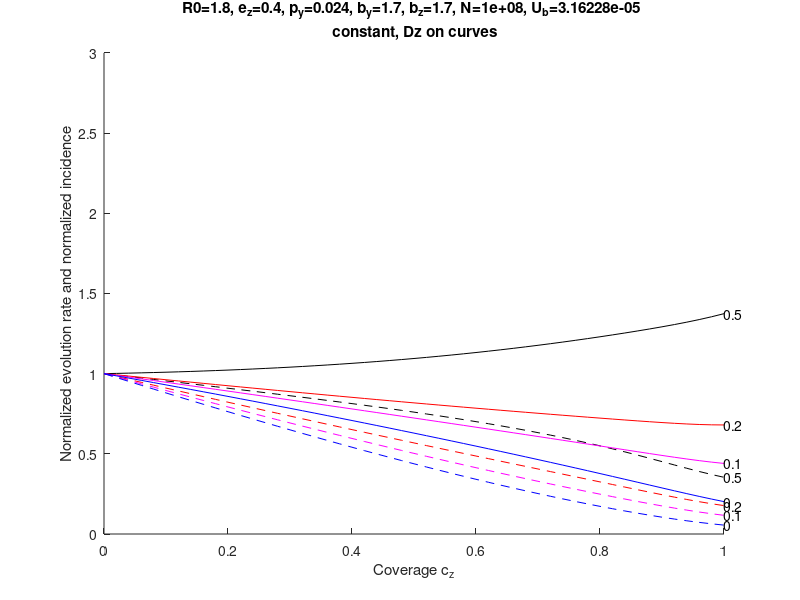

Write MATLAB code to recreate this figure.
% Red Queen vaccine effect, last vaccination only, a finite width of peak w><bz,
% vaccine delay Dz << bz, w (S6 Txt)

%% Parameters
R0=1.8;             % basic reproduction number without vaccine, H3N2
ez=0.4;             % vaccine max. efficacy
py=0.024;           % susceptivility to homologous strain
by= 1.7;%4.1;%6.4; %1.7;%2.0;  % K(u) scale, best-fit for different g(s)
bz=1.7;
Ub=10^(-4.5);%1e-3;%(-2.6);%(-4.5);       % ben. mutation rate, best fit for different g(s)
N=1e8;
U=Ub;               % total mutation rate in asymmetry \beta
distribution_s='constant';%'uniform';%'constant';%'halfgaussian';

w20=2;            % initial value SD of infected peak, the best-fit without vaccine, 
du=0.1;    
u=0:du:200; % antigenic coordinates (denoted -u)
% natural immunity transmission rate

K=(1+(1-py)/py*exp(-u/by)).^(-1);   % eq. 8
Kder=(1-py)/py/by*exp(-u/by).*(1+(1-py)/py*exp(-u/by)).^(-2);  
cz=0:0.02:1; %  coverage 

%% loop in vaccine breadth b_z
kcol=0;
col='krmbkrmb';
for Dz=[0.5 0.2 0.1 0] 
    kcol=kcol+1;
    Kz=(1+ez/(1-ez)*exp(-u/bz)).^(-1);  % eq. 10
    Kzder=ez/(1-ez)/bz*exp(-u/bz).*(1+ez/(1-ez)*exp(-u/bz)).^(-2);  

%% Iterating in w
    w2=w20*ones(1,length(cz)); % initial
    w2old=10*w2;
    Re=ones(1,length(cz)); 
    iw=0;
    while max(abs(w2old./w2-1)) > 1e-4 && iw < 100
        iw=iw+1;
% Reproduction number
        for k=1:length(cz)
            Re(k)=R0*(1-cz(k)*sqrt(2/pi/w2(k))*du*sum(exp(-u.^2/2/w2(k)).*(1-Kz)));  % eq. S37
        end
%% Normalization of the recovered,
        AA=zeros(size(cz));
        sigma1=zeros(size(cz));
        for k=1:length(cz)
% Recovered individual density  
            Anew=1; A=77; i3=0;
            while abs(A/Anew-1)>1e-4 && i3<200
                i3=i3+1; A=Anew;
                r=exp(-A*Re(k)*du*cumsum(K));  % eq. S5, denoted s
                totalr=sum(r)*du; 
                Anew=1/totalr;
            end
            r=A*r;
            AA(k)=A; 
% Selection coefficient from natural infections but with reduced Re
            sigma1(k)=Re(k)*du*sum(Kder.*r); % eq. S7, first term
        end % loop in cz
        sigma0=sigma1(1);   % sigma without vaccine, cz=0
        A0=AA(1);           % normalization factor without vaccine
        
%% Finding full sigma including vaccination
        xi=sqrt(2/pi)*Dz*(w2).^(-0.5);
        eta=sqrt(2/pi)*bz/(1-ez)*(w2).^(-0.5);
        Re_der=R0*ez*(1-ez)/bz*cz.*min([ones(1,length(cz)); xi; xi.*eta]); % asymptotics Eqs S22, S44, S46 stitched together
        sigma=sigma1 + Re_der./Re; % eq. S7 

%% Update w2
        w2old=w2;
% Initial interation of speed and fraction of infected finf
        V=2*sigma*log(N); 
        finf=V.*AA;
% Iterating finf
        fold=0.1*finf; 
        i_f=0;
        while max(abs(finf/fold-1)) > 1e-3 && i_f<100
            i_f=i_f+1;
            fold=finf;
            Ninf=N*finf;
            switch distribution_s
                case 'constant'
                    for i1=1:20 % iterating in V
                        V=2*sigma.*log(Ninf./sqrt(V.^2 .*log(V/Ub)/(sigma.^3*Ub)))./(log(V/exp(1)/Ub).^2+1); % if V > sigma
                    end
                    w2=V./sigma; % variance in antigenic coordinate
                    s_ast=sigma;
                case 'exponential' 
                    v=2*sigma.^2 .*log(Ninf*Ub);     % Initial iteration of adaptation speed
                    s_ast = sqrt(2*v.*log(2/Ub*sqrt(v/2/pi)));  % Most probable fixed allele selection coefficient
                    for i1=1:10
                        xc = s_ast+v./sigma;
                        s_ast = sqrt(2*v.*log(2/Ub*sqrt(v/2/pi)/(1+sigma./xc+v./sigma./s_ast)));
                        v=2*sigma.*(-s_ast+sigma.*log(N*Ub*xc.^2 ./v-1+2*xc.*sigma./v+2*sigma.^2 ./v));
                    end
                    V=v./s_ast;
                    w2=v./s_ast.^2;    % variance in antigenic coordinate
                case 'halfgaussian'
                    s_ast=sigma*sqrt(pi).*log(sigma/Ub).^0.5;   % Initial iteration
                    kappa=log(2*Ninf.*s_ast*Ub/pi./sigma);
                    for i1=1:10
                        kappa=log(2*Ninf.*s_ast*Ub.*(1+kappa).^1.5/pi./sigma./kappa)./...
                        log(s_ast/Ub.*sqrt(kappa./(1+kappa))); 
                % rederived on 17.12.2024 for half-Gaussian rho(s) with average s=1 above
                        s_ast=sigma.*sqrt(pi*kappa./(1+kappa)).*log(s_ast/Ub.*sqrt(kappa./(1+kappa))).^0.5;  % rederived on 17.12.2024
                    end
                    v=pi*sigma.^2/2 .*kappa;
                    V=v./s_ast;
                    w2=v./s_ast.^2;    % variance in antigenic coordinate
                case 'uniform'
                    alpha=10; % step steepness
                    s0=sigma*2*gamma(1+1/alpha)/gamma(1+2/alpha); % to have mean(s)=sigma
                    X=sqrt(alpha)*s0/Ub;
                    % adaptation rate
                    v=2*s0.^2 .*log(Ninf.*s0.*sqrt(log(Ninf.*s0)))./log(X.*log(X).^0.5).^2 ./(1+log(X)/4 ./log(Ninf.*s0)).^2;
                    % effective selection coefficient
                    s_ast=s0.*(sqrt(2)/alpha*log(s0/Ub)).^(1/(alpha-1));
                    V=v./s_ast;
                    w2=v./s_ast.^2;    % variance in antigenic coordinate
            end  % switch distribution s
            finf=V.*AA; % updating finf
        end % iterations in finf
    end % iterations in w2
    
%% Plotting results
    ii=1:length(Re);%find(R0 > 1);
figure(1)
    plot(cz(ii), V(ii)/V(1), col(kcol))
    text(cz(round(end)),V(round(end))/V(1),sprintf('%g', Dz))
    hold on
    xlabel('Coverage c_z')
    ylabel('Normalized evolution rate and normalized incidence')
    title(sprintf('R0=%g, e_z=%g, p_y=%g, b_y=%g, b_z=%g, N=%g, U_b=%g \n %s, Dz on curves' ,R0,ez,py,by,bz,N,Ub,distribution_s ))
    axis([0 1 0 3])
    hold on
    plot(cz(ii), finf(ii)/finf(1), [col(kcol) '--'])
    text(cz(round(end)),finf(round(end))/finf(1),sprintf('%g', Dz))
end % loop in Dz
figure(1)
box off
hold off



    

